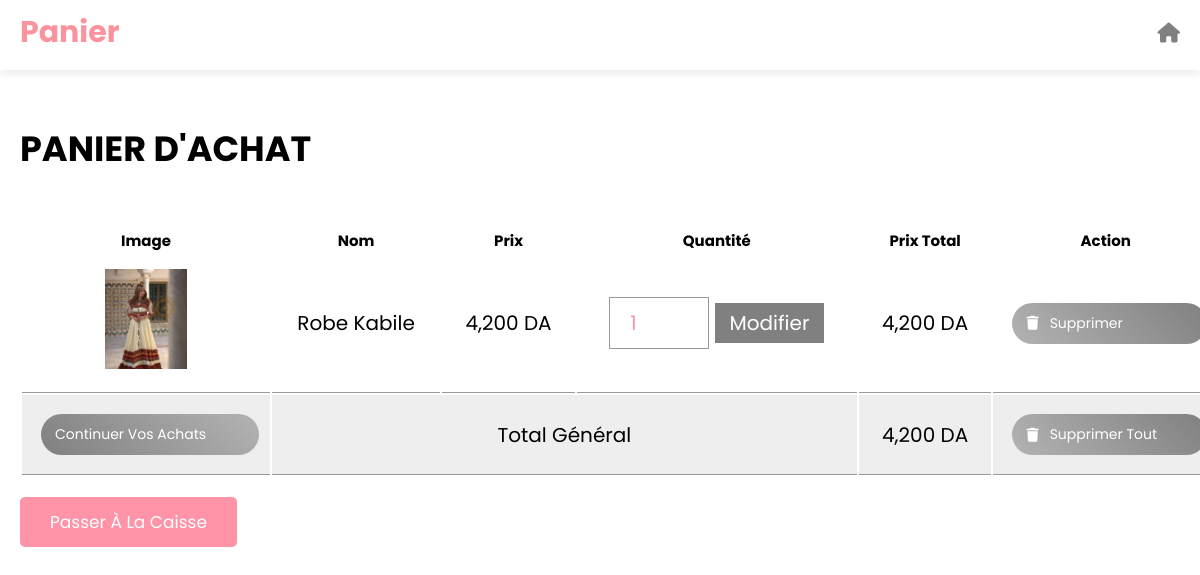
The app's page /cart.php with its own data.
### tables this page shows
CREATE TABLE `cart` (
  `id` int(255) NOT NULL,
  `name` varchar(255) NOT NULL,
  `price` varchar(255) NOT NULL,
  `image` varchar(255) NOT NULL,
  `quantity` int(255) NOT NULL
);

### cart.php (the view, shortened to what this page needs)
<?php
@include 'config.php';
?>
<!DOCTYPE html>
<html lang="en">
<head>
    <link rel="stylesheet" href="https://cdnjs.cloudflare.com/ajax/libs/font-awesome/6.0.0/css/all.min.css">
    <link rel="stylesheet" href="style.css">
</head>
<body>
<header class="main-header">
    <div class="header-content">
        <div class="logo">
            <a href="#">Panier</a>
        </div>
        <nav class="main-nav">
            <ul>
                <a href="page1.php"><i class="fas fa-home"></i></a>
            </ul>
        </nav>
    </div>
</header>
<br><br>
<div class="container">
    <section class="shopping-cart">
        <h1 class="heading">Panier d'achat</h1>
<br><br>
        <table>
            <thead>
                <th><h1>Image</h1></th>
                <th><h1>Nom</h1></th>
                <th><h1>Prix</h1></th>
                <th><h1>Quantité</h1></th>
                <th><h1>Prix Total</h1></th>
                <th><h1>Action</h1></th>
            </thead>
            <tbody>
                <?php
                $select_cart = mysqli_query($conn, "SELECT * FROM cart");
                $grand_total = 0;
                if(mysqli_num_rows($select_cart) > 0){
                    while($fetch_cart = mysqli_fetch_assoc($select_cart)){
                        $sub_total = $fetch_cart['price'] * $fetch_cart['quantity'];
                        $grand_total += $sub_total;
                        $image_path = $fetch_cart['image'];
                        if(strpos($image_path, '/uploaded_img/') === 0) {
                            $image_path = substr($image_path, 1);
                        } else if(strpos($image_path, 'uploaded_img/') !== 0) {
                            $image_path = 'uploaded_img/' . $image_path;
                        }
                ?>
                <tr>
                    <td><img src="<?php echo $image_path; ?>" height="100" class="product-image" alt="صورة المنتج"></td>
                    <td><?php echo $fetch_cart['name']; ?></td>
                    <td><?php echo number_format($fetch_cart['price']); ?> DA</td>
                    <td>
                        <form action="" method="post">
                            <input type="number" name="update_quantity" min="1" value="<?php echo $fetch_cart['quantity']; ?>">
                            <input type="submit" value="Modifier" name="update_update_btn">
                        </form>
                    </td>
                    <td><?php echo number_format($sub_total); ?> DA</td>
                    <td>
                        <a href="cart.php?remove=<?php echo $fetch_cart['id']; ?>"
                           onclick="return confirm('Supprimer l\'article du panier ?')"
                           class="delete-btn">
                           <i class="fas fa-trash"></i> Supprimer
                        </a>
                    </td>
                </tr>
                <?php
                    }
                } else {
                    echo '<tr><td colspan="6" class="empty-cart-message">Votre panier est vide</td></tr>';
                }
                ?>
                <tr class="table-bottom">
                    <td><a href="voir.php" class="option-btn">Continuer vos achats</a></td>
                    <td colspan="3">Total général</td>
                    <td><?php echo number_format($grand_total); ?> DA</td>
                    <td>
                        <?php if($grand_total > 0): ?>
                        <a href="cart.php?delete_all"
                           onclick="return confirm('Voulez-vous vraiment tout supprimer ?');"
                           class="delete-btn">
                           <i class="fas fa-trash"></i> Supprimer tout
                        </a>
                        <?php endif; ?>
                    </td>
                </tr>
            </tbody>
        </table>
        <div class="checkout-btn">
            <a href="checkout.php" class="btn <?= ($grand_total > 0) ? '' : 'disabled'; ?>">
                Passer à la caisse
            </a>
        </div>
    </section>
</div>
</body>
</html>

### style.css (style rules this page uses)
:root { --blue:#FF94A8; --red:#FF94A8; --orange:grey; --black:black; --white:white; --bg-color:#eee; --box-shadow:0 .5rem 1rem rgba(0,0,0,.1); --border:.1rem solid #999; }
* { font-family: 'Poppins', sans-serif; margin: 0; padding: 0; box-sizing: border-box; outline: none; border: none; text-decoration: none; text-transform: capitalize; }
html { font-size: 62.5%; }
.container { max-width: 1200px; margin: 0 auto; }
section { padding: 2rem; }
.heading { text-align: center; font-size: 3.5rem; text-transform: uppercase; color: var(--black); margin-bottom: 2rem; }
.btn , .option-btn, .delete-btn { display: block; width: 100%; text-align: center; background-color: var(--blue); color: var(--white); font-size: 1.7rem; padding: 1.2rem 3rem; border-radius: 0.5rem; cursor: pointer; margin-top: 1rem; }
.option-btn i, .delete-btn i { padding-right: .5rem; }
.option-btn { background-color: var(--orange); }
.delete-btn { margin-top: 0; background-color: var(--red); }
.shopping-cart table { text-align: center; width: 100%; }
.shopping-cart table tr td { border-bottom: var(--border); padding: 1.5rem; font-size: 2rem; color: var(--black); }
.shopping-cart table input[type="number"] { border: var(--border); padding: 1rem 2rem; font-size: 2rem; color: var(--blue); width: 10rem; }
.shopping-cart table input[type="submit"] { padding: .5rem 1.5rem; cursor: pointer; font-size: 2rem; background-color: var(--orange); color: var(--white); }
.shopping-cart table .table-bottom { background-color: var(--bg-color); }
.shopping-cart .checkout-btn { text-align: center; margin-top: 1rem; }
.shopping-cart .checkout-btn a { display: inline-block; width: auto; }
@media (max-width:1200px) { .shopping-cart { overflow-x:scroll ; } }
@media (max-width:1200px) { .shopping-cart table { width: 120rem; } }
@media (max-width:1200px) { .shopping-cart .heading { text-align: left; } }
@media (max-width:1200px) { .shopping-cart .checkout-btn { text-align: left; } }
.delete-btn, .option-btn { margin: 4px; padding: 10px 14px; border-radius: 22px; font-size: 14px; text-decoration: none; display: inline-flex; align-items: center; gap: 6px; transition: all 0.3s ease; }
.delete-btn { background: linear-gradient(45deg, rgb(179, 179, 179), gray); color: white; }
.option-btn { background: linear-gradient(45deg, gray, rgb(179, 179, 179)); color: white; }

### cart.php (style rules this page uses)
.main-header { background-color: white; box-shadow: 0 2px 10px rgba(0, 0, 0, 0.1); position: fixed; width: 100%; top: 0; left: 0; z-index: 1000; height: 70px; }
.header-content { display: flex; justify-content: space-between; align-items: center; padding: 1rem 2rem; max-width: 1200px; margin: 0 auto; }
.logo a { font-size: 3rem; font-weight: bold; color: #FC929E; text-decoration: none; }
.main-nav ul { display: flex; list-style: none; gap: 2rem; }
.main-nav a { text-decoration: none; color: grey; font-weight: 500; transition: color 0.3s; font-size: 2rem; }
body { padding-top: 70px; }
.product-image { width: 100px; height: 100px; object-fit: contain; border-radius: 5px; }

### records on screen
cart: name "Robe Kabile", price "4,200", update_quantity "1", sub_total "4,200"

### other values on screen
$grand_total "4,200"
